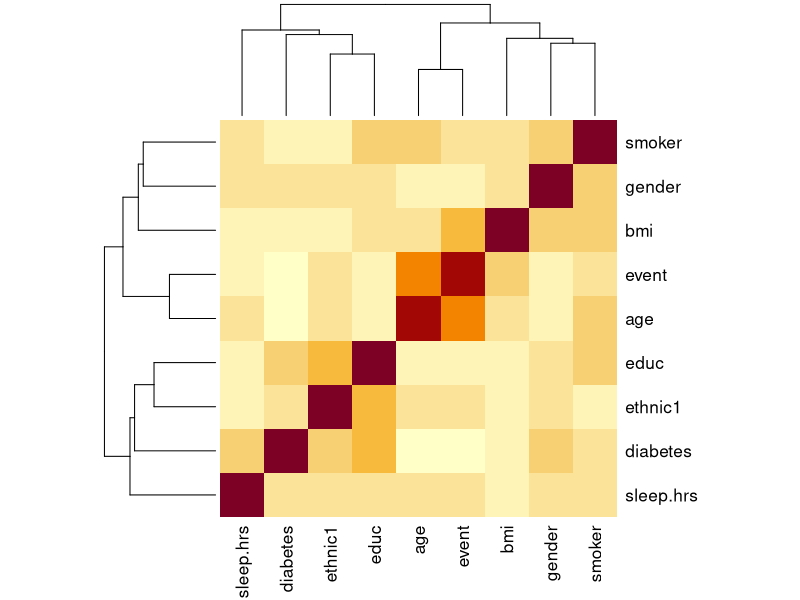
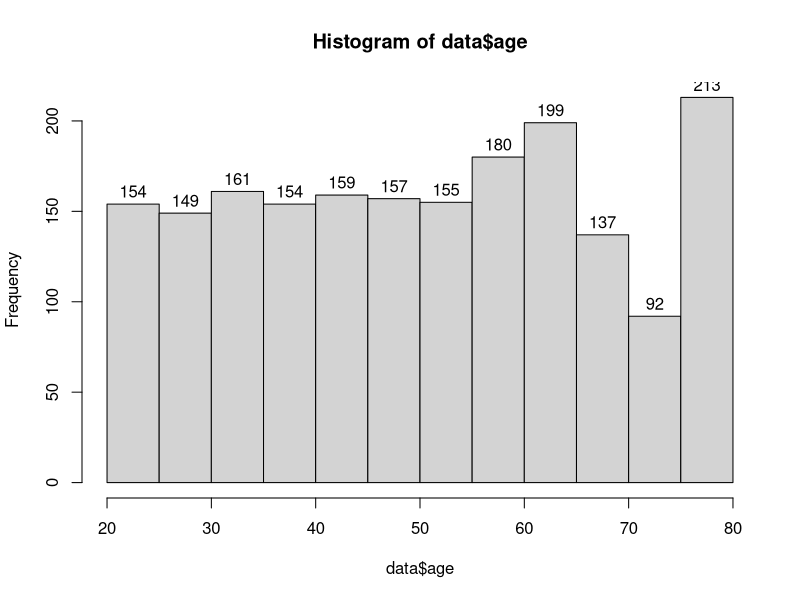
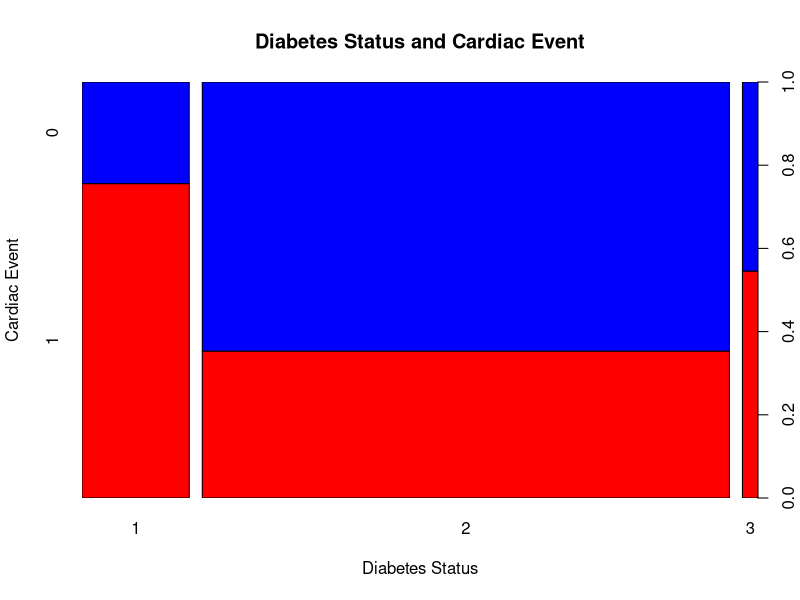
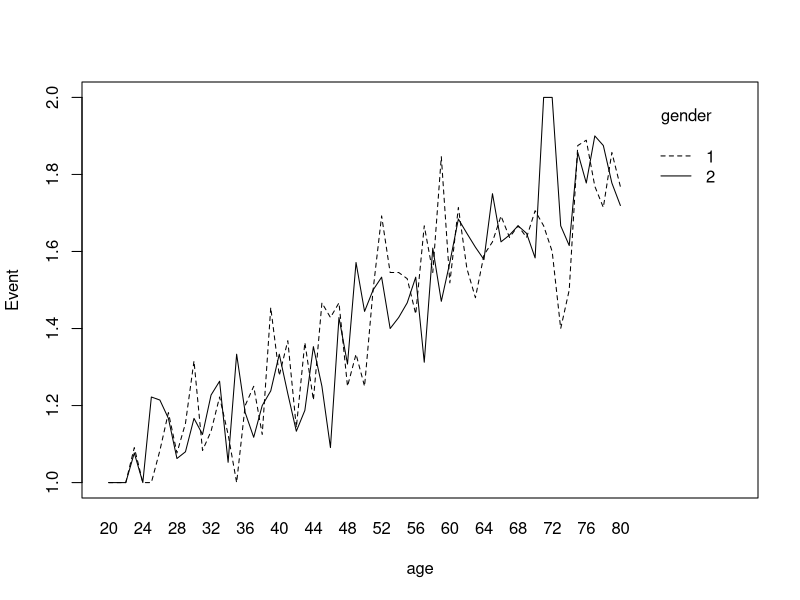
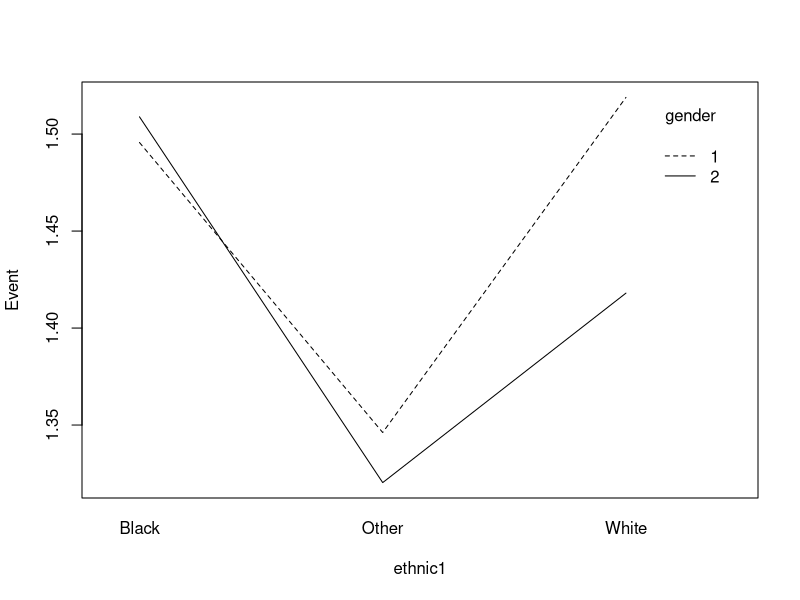
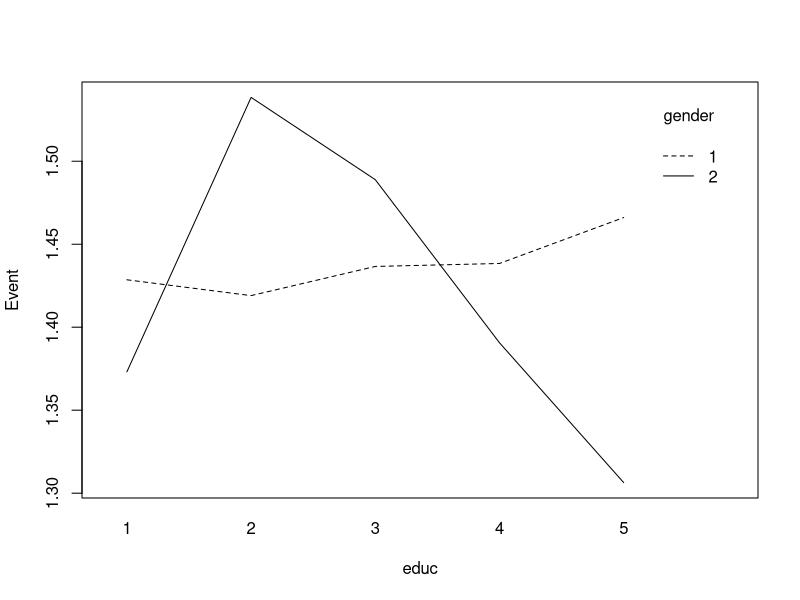
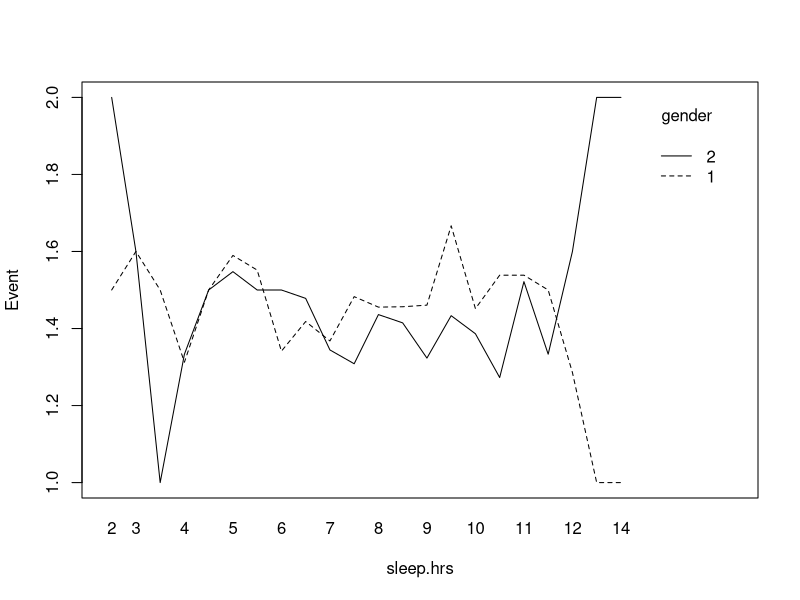
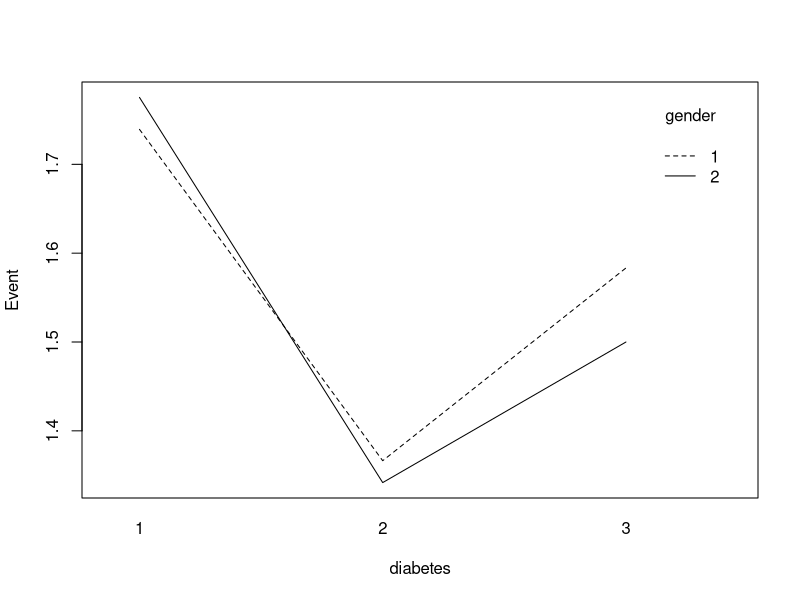

R code for these plots, in order: (Note: this script raises an error after producing the figures.)
## ---- chunk 1
knitr::opts_chunk$set(echo = TRUE)
## ---- chunk 2
# Load the CSV file
data_old <- read.csv("../Handout/final_cardiac_data.csv")

# Data Overview
head(data_old)
## ---- chunk 3
# Remove identifier columns
data <- data_old[, !(names(data_old) %in% c("X", "seqn"))]

# Run summary statistics to get overview
summary(data)
## ---- chunk 4
# Find the correlation between each predictor
cor_matrix <- cor(na.omit(data)); cor_matrix
## ---- chunk 5
# Use heat map to visualize correlation matrix 
heatmap(cor_matrix)
## ---- chunk 6
# Precise data analysis and process

# Event
table(data$event)
data$event <- as.factor(data$event)

# Gender
table(data$gender)
data$gender <- as.factor(data$gender)

# Age
hist(data$age, labels = T)

# ethnic1
library(dplyr)
table(data$ethnic1)
data <- data %>%
  mutate(ethnic1 = case_when(
    ethnic1 == 1 ~ "Other",
    ethnic1 == 2 ~ "Other",
    ethnic1 == 3 ~ "White",
    ethnic1 == 4 ~ "Black",
    ethnic1 == 5 ~ "Other",
    TRUE ~ as.character(ethnic1)
  ))

# educ
table(data$educ)
# Since educ = 9 means Don't know, it's hard to assign value and with only one record. Remove the record
data <- data[data$educ != 9, ]
data$educ <- as.factor(data$educ)

## ---- chunk 7
# Use linear regression or logistic regression to predict the value of the NA
# Only keep records without N/A value to do the predict
data_no_na <- na.omit(data)
## ---- chunk 8
# According to the correlation, use the highest possible predictors
sleep_fit <- lm(sleep.hrs ~ gender+age+ethnic1+educ, data)
summary(sleep_fit)
## ---- chunk 9
# Based on first try, use the most significant predictors
sleep_fit1 <- lm(sleep.hrs ~ gender+ethnic1, data)
summary(sleep_fit1)
## ---- chunk 10
# Evaluate Model Performance
# Predicted values from the model
predicted_sleep <- predict(sleep_fit1, newdata = data_no_na)

# R-squared (R²); low R^2 values, so regression model does not perform well. Thus, we decide to replace all NAs with meidan value.
rsquared <- 1 - (sum((data_no_na$sleep.hrs - predicted_sleep)^2) / sum((data_no_na$sleep.hrs - mean(data_no_na$sleep.hrs))^2)); rsquared
## ---- chunk 11
# Replace the missing value using the predict model
# Find rows with missing values
sleep_rows_with_na <- is.na(data$sleep.hrs)
data$sleep.hrs[sleep_rows_with_na] <- median(data_no_na$sleep.hrs)

# Check Result
sum(is.na(data$sleep.hrs))
summary(data$sleep.hrs)
## ---- chunk 12
library("vcdExtra")
table(data$diabetes)
# Change Don't know as NaN, which will be processed later.
data$diabetes[data$diabetes == 9] <- NaN

diabete_tab <- table(data$event, data$diabetes)
spineplot(t(diabete_tab), main = "Diabetes Status and Cardiac Event", 
          xlab="Diabetes Status", ylab="Cardiac Event", col=c("red","blue"))

# Run trend data
CMHtest(diabete_tab)

# Results shows that there is a linear association, so keep borderline category
## ---- chunk 13
# Need to run logistic regression to predict diabetes status for the NaN
# data_no_na$diabetes[data_no_na$diabetes == 3] <- 1 
# data_no_na$diabetes[data_no_na$diabetes == 2] <- 0 
# predicted_diabetes <- ifelse(predict(diab_pr, newdata = data_no_na) >= 0.5, 1, 0)
# mean(data_no_na$diabetes == predicted_diabetes)
# # Missing value replace
# rows_with_na <- is.na(data$diabetes)
# predicted_probabilities <- predict(diab_pr, newdata = data[rows_with_na, ], type = "response")
# data$diabetes[rows_with_na] <- ifelse(predicted_probabilities >= 0.5, 1, 0)
# # Check Result
# sum(is.na(data$diabetes))
# summary(data$diabetes)

# Give up multinomial logistic regression, drop all NaN in column `diabetes`:
data<-subset(data, !is.na(diabetes))
table(data$diabetes,useNA = "ifany")

## ---- chunk 14
table(data$smoker)
# For Categorical response, first Categorize the result to (0-No smoke; 1-smoke)
# turn 2 into 0, which not only turns data to correct format of data for logistic regression but also more intuitive.
data$smoker[data$smoker == 2] <- 0
smoke_pr <- glm(smoker ~ gender + educ + age, data = data, family = binomial)
# Model evaluation
summary(smoke_pr)
data_no_na$smoker[data_no_na$smoker == 2] <- 0
predicted_smoker <- ifelse(predict(smoke_pr, newdata = data_no_na) >= 0.5, 1, 0)
mean(data_no_na$smoker == predicted_smoker)
## ---- chunk 15
# Missing value replace
rows_with_na <- is.na(data$smoker)
predicted_probabilities <- predict(smoke_pr, newdata = data[rows_with_na, ], type = "response")
data$smoker[rows_with_na] <- ifelse(predicted_probabilities >= 0.5, 1, 0)
# Check Result
sum(is.na(data$smoker))
summary(data$smoker)
## ---- chunk 16
# According to the correlation, use the highest possible predictors
bmi_model = lm(bmi ~ educ + age + gender + ethnic1, data)
summary(bmi_model)
# Based on first try, use the most significant predictors
bmi_model1 = lm(bmi ~ gender + ethnic1, data)
summary(bmi_model1)
## ---- chunk 17
# Evaluate Model Performance
# Predicted values from the model

# R-squared (R²)
# rsquared <- 1 - (sum((data_no_na$bmi - predicted_bmi)^2) / sum((data_no_na$bmi - mean(data_no_na$bmi))^2)); # rsquared
## ---- chunk 18
# Have terrible result in model, so we decided to use the median value to replace the missing value
rows_with_na <- is.na(data$bmi)
data$bmi[rows_with_na] <- median(data_no_na$bmi)
data$bmi <- cut(data$bmi, breaks=c(-Inf, 18.5, 24.9, 29.9, Inf), labels=c("Underweight","Normal","Overweight", "Obese"))
## ---- chunk 19
# Check Result
sum(is.na(data$bmi))
summary(data$bmi)
## ---- chunk 20
data$diabetes<-as.factor(data$diabetes)
data$gender<-as.factor(data$gender)
data$ethnic1<-as.factor(data$ethnic1)
data$educ<-as.factor(data$educ)
data$smoker<-as.factor(data$smoker)
data$bmi<-as.factor(data$bmi)
anyNA(data)
## ---- chunk 21
library(ggplot2)

# interaction.plot(data$diabetes, data$smoker, response = as.numeric(data$event), trace.label = "smoker", fun=mean)
catv<-c("gender","diabetes","smoker","ethnic1","educ") # categorical
vars<-colnames(data)[!colnames(data)=="event"] # everything except response var.

for (i in catv){
  for (j in vars){
    if (i!=j){ 
      interaction.plot(
      x.factor = as.factor(data[[j]]),
      trace.factor = as.factor(data[[i]]),
      response = as.numeric(data$event), type = "l", legend = TRUE,
      xlab=j,
      ylab="Event",
      trace.label = i
    )}
  }
}
## ---- chunk 22
library(lmtest)

predictors <- colnames(data)
# exclude the response in our results
predictors <- predictors[predictors != "event"]

lrfunction <- function(i, j){
  results <- data.frame(term1 = character(), term2 = character(), pvalue = numeric(), significant = character(), stringsAsFactors = FALSE)
  significant = "no"
  formula_str <- paste("event ~", i, "+", j, "+", i, ":", j)
  model1 <- glm(formula_str, data = data, family = binomial)
  formula_str <- paste("event ~", i, "+", j)
  model2 <- glm(formula_str, data = data, family = binomial)
  lr_test <- lrtest(model1, model2)
  term1 <- i
  term2 <- j
  pvalue <- lr_test$Pr[2]
  if (pvalue < 0.05){
    significant = "yes"
  }
  results <- data.frame(term1 = term1, term2 = term2, pvalue = pvalue, significant = significant)
  return(results)
}


for (i in 1:(length(predictors) - 1)) {
  for (j in (i + 1):length(predictors)) {
    print(mapply(lrfunction, predictors[[i]], predictors[[j]]))
    cat("---")
  }
}
## ---- chunk 23
par(mfrow = c(1, 1))
par(mfrow = c(2, 2), mar = c(4, 4, 2, 1))
#options(repr.plot.width = 50, repr.plot.height = 20)


interaction.plot(
  x.factor = as.factor(data$gender),
  trace.factor = as.factor(data$educ),
  response = as.numeric(data$event), type = "l", legend = TRUE,
  xlab="gender",
  ylab="event",
  trace.label = "educ",
  main="p-value: 0.002665085")
  
interaction.plot(
  x.factor = as.factor(data$age),
  trace.factor = as.factor(data$ethnic1),
  response = as.numeric(data$event), type = "l", legend = TRUE,
  xlab="age",
  ylab="event",
  trace.label = "ethnic",
  main="p-value: 0.03264694")
  
interaction.plot(
x.factor = as.factor(data$sleep.hrs),
trace.factor = as.factor(data$ethnic1),
response = as.numeric(data$event), type = "l", legend = TRUE,
xlab="sleep hour",
ylab="event",
trace.label = "ethnic",
main="p-value: 0.04004753")

interaction.plot(
x.factor = as.factor(data$ethnic1),
trace.factor = as.factor(data$smoker),
response = as.numeric(data$event), type = "l", legend = TRUE,
xlab="ethnic",
ylab="event",
trace.label = "smoker",
main="p-value: 0.04341657")

## ---- chunk 24
library(MASS)
drop.step <- step(full.model, direction='backward', scope=formula(full.model), trace=0)
drop.step$anova
## ---- chunk 25
# Stepwise regression model
# full.model <- glm(event ~.+gender*educ+age*ethnic1+ethnic1*sleep.hrs+ethnic1*smoker, data = data, family = binomial)
full.model <- glm(event ~., data = data, family = binomial)
step.model <- stepAIC(full.model,
                      trace = FALSE)
summary(step.model)
## ---- chunk 26
full.model2<-glm(event ~.+ethnic1*sleep.hrs+age*sleep.hrs+bmi*sleep.hrs+smoker*sleep.hrs+gender*sleep.hrs+educ*sleep.hrs+diabetes*sleep.hrs, data = data, family = binomial)
backward.step2 <- step(full.model2, direction='backward', scope=formula(full.model2), trace=0)
backward.step2$anova
## ---- chunk 27
step.model2 <- stepAIC(full.model2,
                      trace = FALSE)
summary(step.model2)
